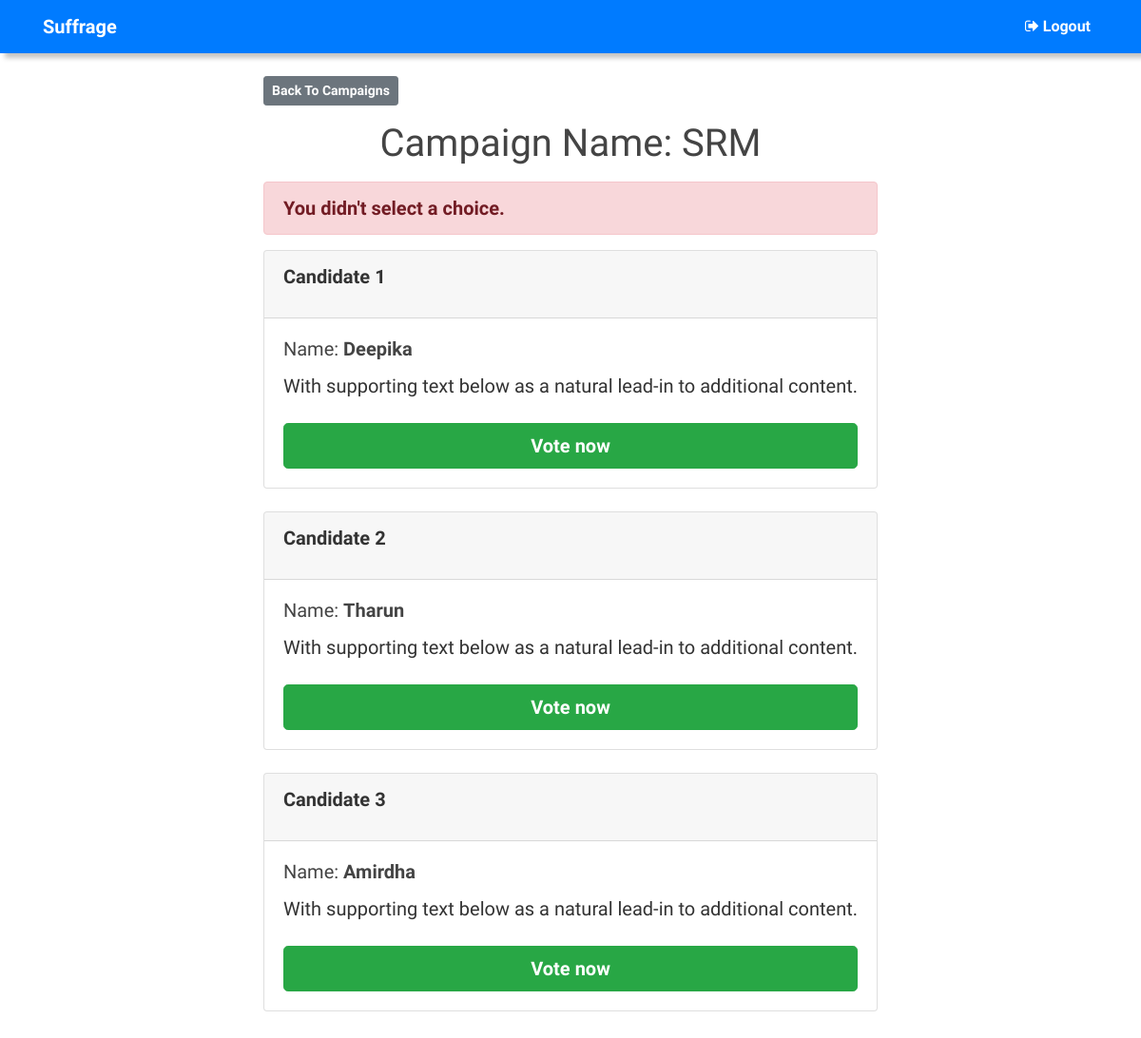
The app's page /campaigns/4/vote/ (signed in) with its own data.
### campaigns/models.py (models this page shows, shortened)
class Campaign(models.Model):
    organization_name = models.CharField(max_length = 200)
    pub_date = models.DateTimeField('date published')

class Candidates(models.Model):
    organization_name = models.ForeignKey(Campaign, on_delete = models.CASCADE)
    candidate_list = models.CharField(max_length = 200)
    votes = models.IntegerField(default=0)
    class meta:
        verbose_name = "Candidate"

### campaigns/views.py (the view)
# urls.py: path('<int:campaign_id>/vote/', views.vote, name ='vote'),
@login_required
def vote(request, campaign_id):
	campaign = get_object_or_404(Campaign, pk = campaign_id)
	try:
		selected_choice = campaign.candidates_set.get(pk = request.POST['choice'])
	except (KeyError, Candidates.DoesNotExist):
		return render(request, 'campaigns/detail.html', {
			'campaign': campaign,
			'error_message': "You didn't select a choice.",
		})
	else:
		selected_choice.votes += 1
		selected_choice.save()
		return HttpResponseRedirect(reverse('campaigns:results', args =(campaign.id,)))

### templates/campaigns/detail.html (shortened to what this page needs)
{% extends 'base.html' %}
{% block content %}
<a class ="btn btn-secondary btn-sm mb-3" href ="{% url 'campaigns:index' %}"><b>Back To Campaigns</b></a>
<h1 class ="text-center mb-3">Campaign Name: {{ campaign.organization_name }}</h1>
{% if error_message %}
<p class ="alert alert-danger">
	<strong>{{ error_message }}</strong>
</p>
{% endif %}
<form action ="{% url 'campaigns:vote' campaign.id %}" method ="post">
	{% for candidate in campaign.candidates_set.all %}
	<div class="card">
  <div class="card-header">
    <p><b>Candidate {{ forloop.counter }}</b></p>
  </div>
  <div class="card-body">
    <h5 class="card-title">Name: <b>{{ candidate.candidate_list }}</b></h5>
    <p class="card-text">With supporting text below as a natural lead-in to additional content.</p>
    <button type ="submit"  name = "choice" id ="choice{{ forloop.counter }}"  value ="{{ candidate.id }}" class ="btn btn-success btn-lg btn-block mt-4"><b>Vote now</b></button>
  </div>
</div>
<br>
{% endfor %}
</form>
{% endblock %}

### static/css/main.css (style rules this page uses)
body { margin-top: 5rem; color: #333333; font-family: 'Zen Kurenaido', sans-serif; }
p { font-size:20px; }
a { cursor: pointer; text-decoration: none; font-size: medium; }
h1, h2, h3, h4, h5, h6 { color: #444444; }

### records on screen
Campaign: organization_name "SRM"
Candidates: candidate_list "Deepika"
Candidates: candidate_list "Tharun", {{ candidate.id }} 12 (drawn)
Candidates: candidate_list "Amirdha", {{ candidate.id }} 13 (drawn)

### other values on screen
{{ error_message }} "You didn't select a choice."
